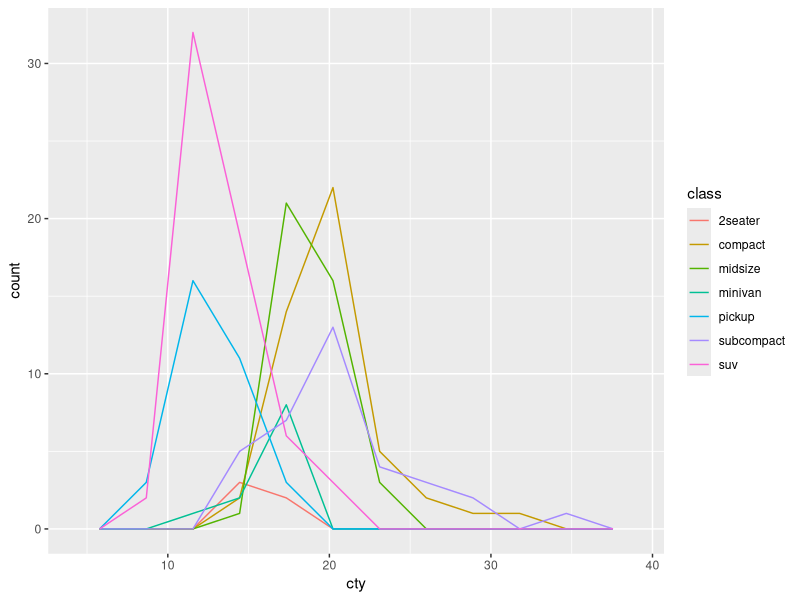
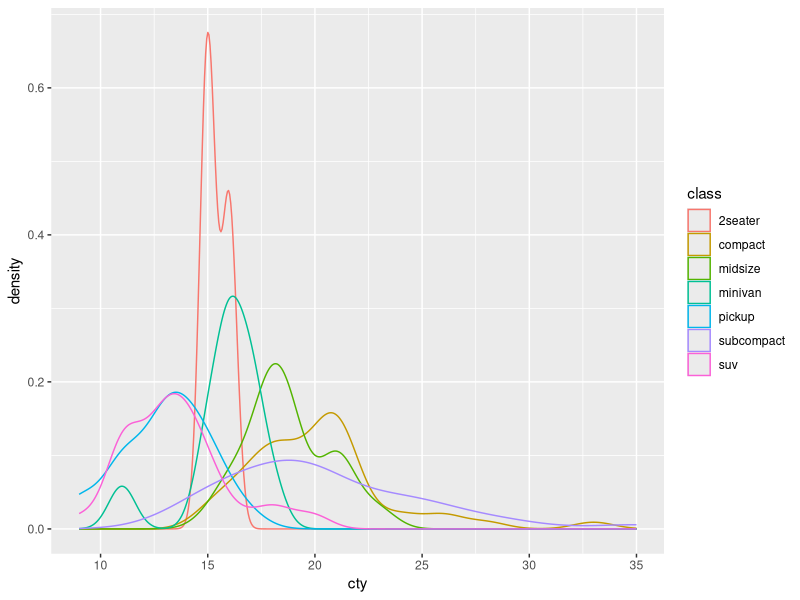
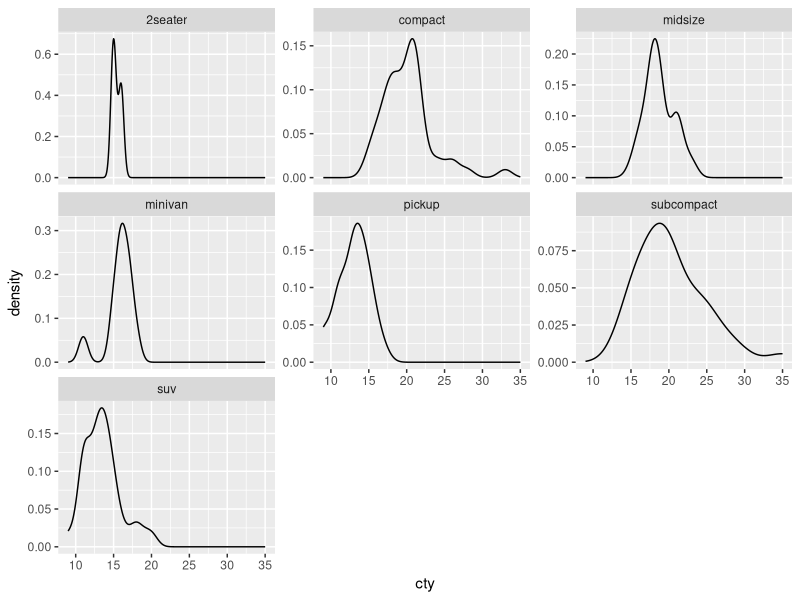
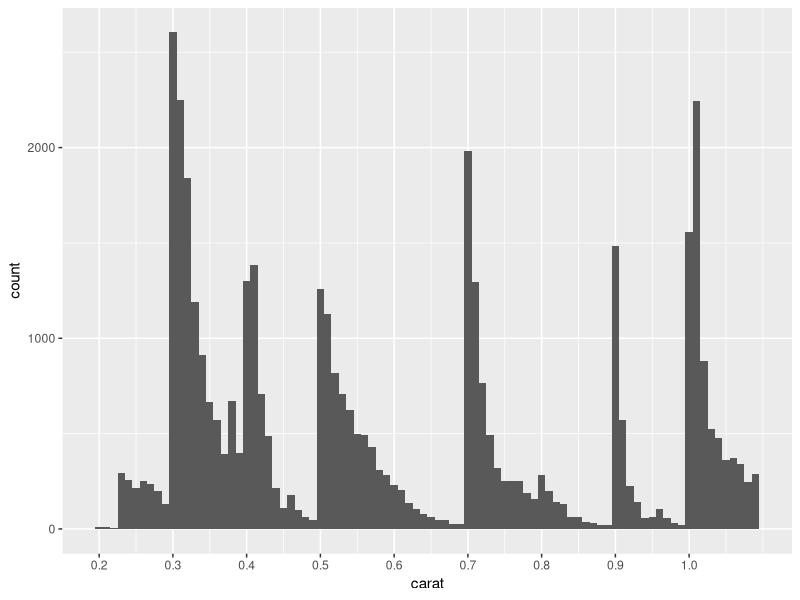

Generate these figures, in order, with R:
## ---- chunk 1
# knitr options
knitr::opts_chunk$set(echo = TRUE)
## ---- chunk 2
library(tidyverse)

## ---- chunk 3
## NOTE: No need to modify
mpg %>%
  ggplot(aes(cty, color = class)) +
  geom_freqpoly(bins = 10)
## ---- chunk 4
## NOTE: No need to modify
mpg %>%
  ggplot(aes(cty, color = class)) +
  geom_density()
## ---- chunk 5
mpg %>%
  ggplot(aes(cty)) +
  geom_density() +
  facet_wrap(~class, scales = "free_y")
## ---- chunk 6
## TODO: Run this chunk; play with different bin widths
diamonds %>%
  filter(carat < 1.1) %>%

  ggplot(aes(carat)) +
  geom_histogram(binwidth = 0.01, boundary = 0.005) +
  scale_x_continuous(
    breaks = seq(0, 1, by = 0.1)

  )
